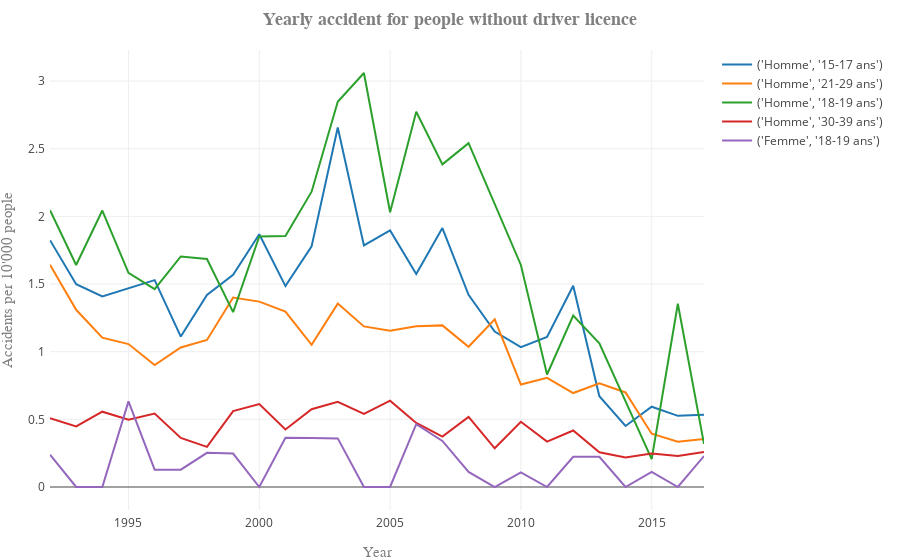

The notebook cell this image was saved under:
### Markdown cell above
We start again from our normalized set of before, assuming that the people for which we don't have any information about how much time they have had a driving license for simply didn't have any.

### Code cell
# Without driver licence
df_conducteur_illegal = df_Accident_objets_normalized[(df_Accident_objets_normalized.faute_index==1)\
                                           & (df_Accident_objets_normalized.voiture_index==210)\
                                             &(df_Accident_objets_normalized.annee_permis_index==999)]
df_conducteur_illegal = df_conducteur_illegal.groupby(['sexe','age']).sum().sort_values(['2017'], ascending=False)[[col for col in df_conducteur.columns if IS_DATE.match(col)]]

plot_dataframe(x=df_conducteur_illegal.columns.values, y=df_conducteur_illegal.head(),\
               title='Yearly accident for people without driver licence', xlabel='Year',\
               ylabel="Accidents per 10'000 people",\
               labels=df_conducteur_illegal.index.values,\
               rotation=45, number_to_plot=None,name_save='accident_illegal_driver')

### Figure 1 — Plotly figure (JSON) as saved in the notebook; plotly's stock layout.template omitted (floating-point values rounded to 4 significant figures)
{"data": [{"name": "('Homme', '15-17 ans')", "type": "scatter", "uid": "853ed186-0177-462f-b99f-f9a4893d66db", "x": ["1992", "1993", "1994", "1995", "1996", "1997", "1998", "1999", "2000", "2001", "2002", "2003", "2004", "2005", "2006", "2007", "2008", "2009", "2010", "2011", "2012", "2013", "2014", "2015", "2016", "2017"], "y": [1.824, 1.498, 1.408, 1.471, 1.529, 1.112, 1.419, 1.568, 1.868, 1.485, 1.778, 2.657, 1.786, 1.896, 1.575, 1.914, 1.42, 1.148, 1.034, 1.109, 1.487, 0.6713, 0.4512, 0.5933, 0.5258, 0.5349]}, {"name": "('Homme', '21-29 ans')", "type": "scatter", "uid": "7b428c42-ab2e-4269-977f-d676bcfb3eab", "x": ["1992", "1993", "1994", "1995", "1996", "1997", "1998", "1999", "2000", "2001", "2002", "2003", "2004", "2005", "2006", "2007", "2008", "2009", "2010", "2011", "2012", "2013", "2014", "2015", "2016", "2017"], "y": [1.642, 1.31, 1.104, 1.056, 0.9012, 1.031, 1.087, 1.4, 1.37, 1.296, 1.051, 1.355, 1.187, 1.156, 1.188, 1.194, 1.036, 1.239, 0.7572, 0.8068, 0.6943, 0.7664, 0.6988, 0.394, 0.335, 0.3551]}, {"name": "('Homme', '18-19 ans')", "type": "scatter", "uid": "694ac6bc-51f5-4d8c-8313-db292498cd27", "x": ["1992", "1993", "1994", "1995", "1996", "1997", "1998", "1999", "2000", "2001", "2002", "2003", "2004", "2005", "2006", "2007", "2008", "2009", "2010", "2011", "2012", "2013", "2014", "2015", "2016", "2017"], "y": [2.046, 1.641, 2.043, 1.583, 1.462, 1.704, 1.685, 1.293, 1.852, 1.854, 2.182, 2.847, 3.06, 2.03, 2.773, 2.384, 2.541, 2.087, 1.641, 0.8314, 1.267, 1.062, 0.6325, 0.2066, 1.354, 0.3184]}, {"name": "('Homme', '30-39 ans')", "type": "scatter", "uid": "eea5e1e0-222b-40ea-beb3-49c47338ee1f", "x": ["1992", "1993", "1994", "1995", "1996", "1997", "1998", "1999", "2000", "2001", "2002", "2003", "2004", "2005", "2006", "2007", "2008", "2009", "2010", "2011", "2012", "2013", "2014", "2015", "2016", "2017"], "y": [0.5081, 0.4478, 0.5567, 0.4975, 0.5426, 0.3622, 0.2967, 0.5612, 0.6129, 0.4251, 0.5748, 0.6298, 0.5405, 0.6378, 0.4732, 0.3728, 0.5176, 0.2862, 0.482, 0.3354, 0.4179, 0.2569, 0.2188, 0.248, 0.2287, 0.2585]}, {"name": "('Femme', '18-19 ans')", "type": "scatter", "uid": "a15a754a-a892-4a2c-ba16-ecee85b06b66", "x": ["1992", "1993", "1994", "1995", "1996", "1997", "1998", "1999", "2000", "2001", "2002", "2003", "2004", "2005", "2006", "2007", "2008", "2009", "2010", "2011", "2012", "2013", "2014", "2015", "2016", "2017"], "y": [0.2389, 0, 0, 0.6328, 0.1277, 0.1282, 0.2524, 0.2475, 0, 0.3634, 0.3618, 0.3593, 0, 0, 0.4639, 0.3407, 0.1113, 0, 0.1074, 0, 0.223, 0.2236, 0, 0.1114, 0, 0.2288]}], "layout": {"margin": {"b": 50, "l": 50, "pad": 4, "r": 50, "t": 50}, "title": "<b>Yearly accident for people without driver licence</b>", "titlefont": {"color": "#7f7f7f", "family": "Courier New, monospace", "size": 18}, "xaxis": {"title": "Year", "titlefont": {"color": "#7f7f7f", "family": "Courier New, monospace", "size": 15}}, "yaxis": {"title": "Accidents per 10'000 people", "titlefont": {"color": "#7f7f7f", "family": "Courier New, monospace", "size": 15}}}}
